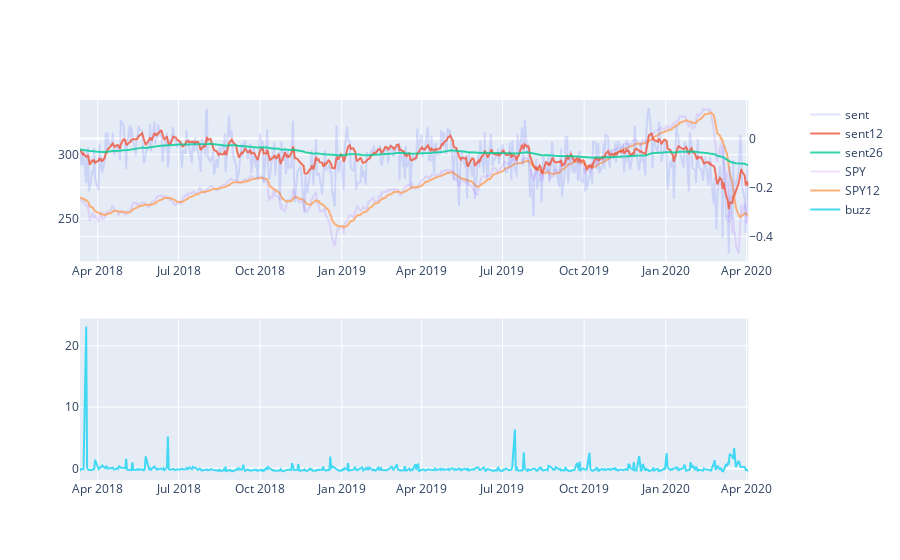

The notebook cell this image was saved under:
### Code cell
import plotly.graph_objects as go
from plotly.subplots import make_subplots

fig = make_subplots(rows=2, cols=1, specs=[[{"secondary_y": True}], [{"secondary_y": False}]])
fig.add_trace(go.Scatter(x=data.index, y=data['finBERT'], opacity=0.2, name='sent'), secondary_y=True)
fig.add_trace(go.Scatter(x=data.index, y=data['sent12'], opacity=0.8, name='sent12'), secondary_y=True)
fig.add_trace(go.Scatter(x=data.index, y=data['sent26'], opacity=0.8, name='sent26'), secondary_y=True)
# fig.add_trace(go.Scatter(x=data.index, y=data['sent_min'], opacity=0.2, name='sent (min)'), secondary_y=True)
# fig.add_trace(go.Scatter(x=data.index, y=data['sent_max'], opacity=0.2, name='sent (max)'), secondary_y=True)

fig.add_trace(go.Scatter(x=data.index, y=data['adjclose'], opacity=0.2, name='SPY'), secondary_y=False)
fig.add_trace(go.Scatter(x=data.index, y=data['EMA12'], opacity=0.8, name='SPY12'), secondary_y=False)

fig.add_trace(go.Scatter(x=data.index, y=data['buzz'], opacity=0.8, name='buzz'), secondary_y=False, row=2, col=1)
# fig.add_trace(go.Scatter(x=data.index, y=data['ret12'], opacity=0.8, name='ret12'), secondary_y=False, row=2, col=1)
# fig.add_trace(go.Scatter(x=data.index, y=data["mom"], opacity=0.8, name='mom'), secondary_y=False, row=2, col=1)
# fig.add_trace(go.Scatter(x=data.index, y=data["signal"], opacity=0.8, name='signal'), secondary_y=False, row=2, col=1)

### Figure 1 — Plotly figure (JSON) as saved in the notebook; plotly's stock layout.template omitted (floating-point values rounded to 4 significant figures; data arrays with more than 128 entries replaced by an {"elided": "..."} marker saying what was removed)
{"data": [{"name": "sent", "opacity": 0.2, "type": "scatter", "x": {"elided": "521 str values"}, "xaxis": "x", "y": {"elided": "521 float values"}, "yaxis": "y2"}, {"name": "sent12", "opacity": 0.8, "type": "scatter", "x": {"elided": "521 str values"}, "xaxis": "x", "y": {"elided": "521 float values"}, "yaxis": "y2"}, {"name": "sent26", "opacity": 0.8, "type": "scatter", "x": {"elided": "521 str values"}, "xaxis": "x", "y": {"elided": "521 float values"}, "yaxis": "y2"}, {"name": "SPY", "opacity": 0.2, "type": "scatter", "x": {"elided": "521 str values"}, "xaxis": "x", "y": {"elided": "521 float values"}, "yaxis": "y"}, {"name": "SPY12", "opacity": 0.8, "type": "scatter", "x": {"elided": "521 str values"}, "xaxis": "x", "y": {"elided": "521 float values"}, "yaxis": "y"}, {"name": "buzz", "opacity": 0.8, "type": "scatter", "x": {"elided": "521 str values"}, "xaxis": "x2", "y": {"elided": "521 float values"}, "yaxis": "y3"}], "layout": {"xaxis": {"anchor": "y", "domain": [0, 0.94]}, "xaxis2": {"anchor": "y3", "domain": [0, 0.94]}, "yaxis": {"anchor": "x", "domain": [0.575, 1]}, "yaxis2": {"anchor": "x", "overlaying": "y", "side": "right"}, "yaxis3": {"anchor": "x2", "domain": [0, 0.425]}}}
